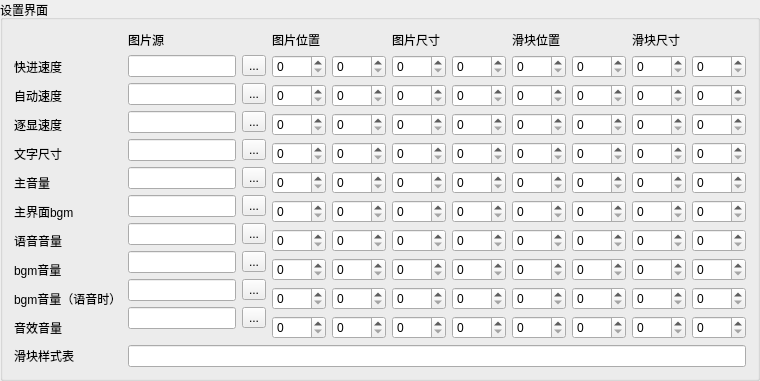
        <widget class="QGroupBox" name="groupBox_5">
         <property name="title">
          <string>设置界面</string>
         </property>
         <layout class="QGridLayout" name="gridLayout_8">
          <item row="0" column="2">
           <widget class="QLabel" name="label_21">
            <property name="text">
             <string>图片源</string>
            </property>
           </widget>
          </item>
          <item row="0" column="3">
           <widget class="QLabel" name="label_22">
            <property name="text">
             <string>图片位置</string>
            </property>
           </widget>
          </item>
          <item row="0" column="4">
           <widget class="QLabel" name="label_23">
            <property name="text">
             <string>图片尺寸</string>
            </property>
           </widget>
          </item>
          <item row="0" column="5">
           <widget class="QLabel" name="label_24">
            <property name="text">
             <string>滑块位置</string>
            </property>
           </widget>
          </item>
          <item row="0" column="6">
           <widget class="QLabel" name="label_25">
            <property name="text">
             <string>滑块尺寸</string>
            </property>
           </widget>
          </item>
          <item row="1" column="0" colspan="2">
           <layout class="QVBoxLayout" name="verticalLayout_3">
            <item>
             <widget class="QLabel" name="label_17">
              <property name="text">
               <string>快进速度</string>
              </property>
             </widget>
            </item>
            <item>
             <widget class="QLabel" name="label_18">
              <property name="text">
               <string>自动速度</string>
              </property>
             </widget>
            </item>
            <item>
             <widget class="QLabel" name="label_12">
              <property name="text">
               <string>逐显速度</string>
              </property>
             </widget>
            </item>
            <item>
             <widget class="QLabel" name="label_13">
              <property name="text">
               <string>文字尺寸</string>
              </property>
             </widget>
            </item>
            <item>
             <widget class="QLabel" name="label_15">
              <property name="text">
               <string>主音量</string>
              </property>
             </widget>
            </item>
            <item>
             <widget class="QLabel" name="label_16">
              <property name="text">
               <string>主界面bgm</string>
              </property>
             </widget>
            </item>
            <item>
             <widget class="QLabel" name="label_19">
              <property name="text">
               <string>语音音量</string>
              </property>
             </widget>
            </item>
            <item>
             <widget class="QLabel" name="label_14">
              <property name="text">
               <string>bgm音量</string>
              </property>
             </widget>
            </item>
            <item>
             <widget class="QLabel" name="label_11">
              <property name="text">
               <string>bgm音量（语音时）</string>
              </property>
             </widget>
            </item>
            <item>
             <widget class="QLabel" name="label_10">
              <property name="text">
               <string>音效音量</string>
              </property>
             </widget>
            </item>
           </layout>
          </item>
          <item row="1" column="2">
           <layout class="QGridLayout" name="gridLayout_6">
            <item row="7" column="0">
             <widget class="QLineEdit" name="vocalvolumeLine"/>
            </item>
            <item row="0" column="1">
             <widget class="QToolButton" name="skipSpeedLineBtn">
              <property name="text">
               <string>...</string>
              </property>
             </widget>
            </item>
            <item row="10" column="1">
             <widget class="QToolButton" name="soundvolumeLineBtn">
              <property name="text">
               <string>...</string>
              </property>
             </widget>
            </item>
            <item row="8" column="1">
             <widget class="QToolButton" name="bgmvolumeLineBtn">
              <property name="text">
               <string>...</string>
              </property>
             </widget>
            </item>
            <item row="9" column="0">
             <widget class="QLineEdit" name="bgmwhenvocalvolumeLine"/>
            </item>
            <item row="4" column="0">
             <widget class="QLineEdit" name="mainvolumeLine"/>
            </item>
            <item row="8" column="0">
             <widget class="QLineEdit" name="bgmvolumeLine"/>
            </item>
            <item row="2" column="1">
             <widget class="QToolButton" name="textshowSpeedLineBtn">
              <property name="text">
               <string>...</string>
              </property>
             </widget>
            </item>
            <item row="9" column="1">
             <widget class="QToolButton" name="bgmwhenvocalvolumeLineBtn">
              <property name="text">
               <string>...</string>
              </property>
             </widget>
            </item>
            <item row="3" column="0">
             <widget class="QLineEdit" name="textsizeLine"/>
            </item>
            <item row="0" column="0">
             <widget class="QLineEdit" name="skipSpeedLine"/>
            </item>
            <item row="5" column="1">
             <widget class="QToolButton" name="mainbgmvolumeLineBtn">
              <property name="text">
               <string>...</string>
              </property>
             </widget>
            </item>
            <item row="10" column="0">
             <widget class="QLineEdit" name="soundvolumeLine"/>
            </item>
            <item row="5" column="0">
             <widget class="QLineEdit" name="mainbgmvolumeLine"/>
            </item>
            <item row="2" column="0">
             <widget class="QLineEdit" name="textshowSpeedLine"/>
            </item>
            <item row="4" column="1">
             <widget class="QToolButton" name="mainvolumeLineBtn">
              <property name="text">
               <string>...</string>
              </property>
             </widget>
            </item>
            <item row="1" column="0">
             <widget class="QLineEdit" name="autoSpeedLine"/>
            </item>
            <item row="3" column="1">
             <widget class="QToolButton" name="textsizeLineBtn">
              <property name="text">
               <string>...</string>
              </property>
             </widget>
            </item>
            <item row="1" column="1">
             <widget class="QToolButton" name="autoSpeedLineBtn">
              <property name="text">
               <string>...</string>
              </property>
             </widget>
            </item>
            <item row="7" column="1">
             <widget class="QToolButton" name="vocalvolumeLineBtn">
              <property name="text">
               <string>...</string>
              </property>
             </widget>
            </item>
           </layout>
          </item>
          <item row="1" column="3">
           <layout class="QGridLayout" name="gridLayout_14">
            <item row="3" column="2">
             <widget class="QSpinBox" name="textsizePicY">
              <property name="maximum">
               <number>1999</number>
              </property>
             </widget>
            </item>
            <item row="8" column="1">
             <widget class="QSpinBox" name="bgmwhenvocalvolumePicX">
              <property name="maximum">
               <number>1999</number>
              </property>
             </widget>
            </item>
            <item row="5" column="2">
             <widget class="QSpinBox" name="mainbgmvolumePicY">
              <property name="maximum">
               <number>1999</number>
              </property>
             </widget>
            </item>
            <item row="1" column="1">
             <widget class="QSpinBox" name="autoSpeedPicX">
              <property name="maximum">
               <number>1999</number>
              </property>
             </widget>
            </item>
            <item row="1" column="2">
             <widget class="QSpinBox" name="autoSpeedPicY">
              <property name="maximum">
               <number>1999</number>
              </property>
             </widget>
            </item>
            <item row="2" column="2">
             <widget class="QSpinBox" name="textshowSpeedPicY">
              <property name="maximum">
               <number>1999</number>
              </property>
             </widget>
            </item>
            <item row="0" column="1">
             <widget class="QSpinBox" name="skipSpeedPicX">
              <property name="maximum">
               <number>1999</number>
              </property>
             </widget>
            </item>
            <item row="2" column="1">
             <widget class="QSpinBox" name="textshowSpeedPicX">
              <property name="maximum">
               <number>1999</number>
              </property>
             </widget>
            </item>
            <item row="4" column="2">
             <widget class="QSpinBox" name="mainvolumePicY">
              <property name="maximum">
               <number>1999</number>
              </property>
             </widget>
            </item>
            <item row="6" column="2">
             <widget class="QSpinBox" name="vocalvolumePicY">
              <property name="maximum">
               <number>1999</number>
              </property>
             </widget>
            </item>
            <item row="5" column="1">
             <widget class="QSpinBox" name="mainbgmvolumePicX">
              <property name="maximum">
               <number>1999</number>
              </property>
             </widget>
            </item>
            <item row="6" column="1">
             <widget class="QSpinBox" name="vocalvolumePicX">
              <property name="maximum">
               <number>1999</number>
              </property>
             </widget>
            </item>
            <item row="4" column="1">
             <widget class="QSpinBox" name="mainvolumePicX">
              <property name="maximum">
               <number>1999</number>
              </property>
             </widget>
            </item>
            <item row="7" column="1">
             <widget class="QSpinBox" name="bgmvolumePicX">
              <property name="maximum">
               <number>1999</number>
              </property>
             </widget>
            </item>
            <item row="9" column="1">
             <widget class="QSpinBox" name="soundvolumePicX">
              <property name="maximum">
               <number>1999</number>
              </property>
             </widget>
            </item>
            <item row="9" column="2">
             <widget class="QSpinBox" name="soundvolumePicY">
              <property name="maximum">
               <number>1999</number>
              </property>
             </widget>
            </item>
            <item row="7" column="2">
             <widget class="QSpinBox" name="bgmvolumePicY">
              <property name="maximum">
               <number>1999</number>
              </property>
             </widget>
            </item>
            <item row="8" column="2">
             <widget class="QSpinBox" name="bgmwhenvocalvolumePicY">
              <property name="maximum">
               <number>1999</number>
              </property>
             </widget>
            </item>
            <item row="0" column="2">
             <widget class="QSpinBox" name="skipSpeedPicY">
              <property name="maximum">
               <number>1999</number>
              </property>
             </widget>
            </item>
            <item row="3" column="1">
             <widget class="QSpinBox" name="textsizePicX">
              <property name="maximum">
               <number>1999</number>
              </property>
             </widget>
            </item>
           </layout>
          </item>
          <item row="1" column="4">
           <layout class="QGridLayout" name="gridLayout_21">
            <item row="0" column="2">
             <widget class="QSpinBox" name="skipSpeedPicH">
              <property name="maximum">
               <number>1999</number>
              </property>
             </widget>
            </item>
            <item row="3" column="1">
             <widget class="QSpinBox" name="textsizePicW">
              <property name="maximum">
               <number>1999</number>
              </property>
             </widget>
            </item>
            <item row="1" column="1">
             <widget class="QSpinBox" name="autoSpeedPicW">
              <property name="maximum">
               <number>1999</number>
              </property>
             </widget>
            </item>
            <item row="7" column="1">
             <widget class="QSpinBox" name="bgmvolumePicW">
              <property name="maximum">
               <number>1999</number>
              </property>
             </widget>
            </item>
            <item row="5" column="1">
             <widget class="QSpinBox" name="mainbgmvolumePicW">
              <property name="maximum">
               <number>1999</number>
              </property>
             </widget>
            </item>
            <item row="1" column="2">
             <widget class="QSpinBox" name="autoSpeedPicH">
              <property name="maximum">
               <number>1999</number>
              </property>
             </widget>
            </item>
            <item row="0" column="1">
             <widget class="QSpinBox" name="skipSpeedPicW">
              <property name="maximum">
               <number>1999</number>
              </property>
             </widget>
            </item>
            <item row="6" column="1">
             <widget class="QSpinBox" name="vocalvolumePicW">
              <property name="maximum">
               <number>1999</number>
              </property>
             </widget>
            </item>
            <item row="8" column="1">
             <widget class="QSpinBox" name="bgmwhenvocalvolumePicW">
              <property name="maximum">
               <number>1999</number>
              </property>
             </widget>
            </item>
            <item row="2" column="2">
             <widget class="QSpinBox" name="textshowSpeedPicH">
              <property name="maximum">
               <number>1999</number>
              </property>
             </widget>
            </item>
            <item row="8" column="2">
             <widget class="QSpinBox" name="bgmwhenvocalvolumePicH">
              <property name="maximum">
               <number>1999</number>
              </property>
             </widget>
            </item>
            <item row="9" column="1">
             <widget class="QSpinBox" name="soundvolumePicW">
              <property name="maximum">
               <number>1999</number>
              </property>
             </widget>
            </item>
            <item row="9" column="2">
             <widget class="QSpinBox" name="soundvolumePicH">
              <property name="maximum">
               <number>1999</number>
              </property>
             </widget>
            </item>
            <item row="7" column="2">
             <widget class="QSpinBox" name="bgmvolumePicH">
              <property name="maximum">
               <number>1999</number>
              </property>
             </widget>
            </item>
            <item row="4" column="2">
             <widget class="QSpinBox" name="mainvolumePicH">
              <property name="maximum">
               <number>1999</number>
              </property>
             </widget>
            </item>
            <item row="5" column="2">
             <widget class="QSpinBox" name="mainbgmvolumePicH">
              <property name="maximum">
               <number>1999</number>
              </property>
             </widget>
            </item>
            <item row="6" column="2">
             <widget class="QSpinBox" name="vocalvolumePicH">
              <property name="maximum">
               <number>1999</number>
              </property>
             </widget>
            </item>
            <item row="4" column="1">
             <widget class="QSpinBox" name="mainvolumePicW">
              <property name="maximum">
               <number>1999</number>
              </property>
             </widget>
            </item>
            <item row="2" column="1">
             <widget class="QSpinBox" name="textshowSpeedPicW">
              <property name="maximum">
               <number>1999</number>
              </property>
             </widget>
            </item>
            <item row="3" column="2">
             <widget class="QSpinBox" name="textsizePicH">
              <property name="maximum">
               <number>1999</number>
              </property>
             </widget>
            </item>
           </layout>
          </item>
          <item row="1" column="5">
           <layout class="QGridLayout" name="gridLayout_22">
            <item row="1" column="2">
             <widget class="QSpinBox" name="autoSpeedSliderY">
              <property name="maximum">
               <number>1999</number>
              </property>
             </widget>
            </item>
            <item row="2" column="2">
             <widget class="QSpinBox" name="textshowSpeedSliderY">
              <property name="maximum">
               <number>1999</number>
              </property>
             </widget>
            </item>
            <item row="3" column="1">
             <widget class="QSpinBox" name="textsizeSliderX">
              <property name="maximum">
               <number>1999</number>
              </property>
             </widget>
            </item>
            <item row="0" column="2">
             <widget class="QSpinBox" name="skipSpeedSliderY">
              <property name="maximum">
               <number>1999</number>
              </property>
             </widget>
            </item>
            <item row="6" column="1">
             <widget class="QSpinBox" name="vocalvolumeSliderX">
              <property name="maximum">
               <number>1999</number>
              </property>
             </widget>
            </item>
            <item row="3" column="2">
             <widget class="QSpinBox" name="textsizeSliderY">
              <property name="maximum">
               <number>1999</number>
              </property>
             </widget>
            </item>
            <item row="7" column="2">
             <widget class="QSpinBox" name="bgmvolumeSliderY">
              <property name="maximum">
               <number>1999</number>
              </property>
             </widget>
            </item>
            <item row="9" column="1">
             <widget class="QSpinBox" name="soundvolumeSliderX">
              <property name="maximum">
               <number>1999</number>
              </property>
             </widget>
            </item>
            <item row="5" column="2">
             <widget class="QSpinBox" name="mainbgmvolumeSliderY">
              <property name="maximum">
               <number>1999</number>
              </property>
             </widget>
            </item>
            <item row="7" column="1">
             <widget class="QSpinBox" name="bgmvolumeSliderX">
              <property name="maximum">
               <number>1999</number>
              </property>
             </widget>
            </item>
            <item row="9" column="2">
             <widget class="QSpinBox" name="soundvolumeSliderY">
              <property name="maximum">
               <number>1999</number>
              </property>
             </widget>
            </item>
            <item row="6" column="2">
             <widget class="QSpinBox" name="vocalvolumeSliderY">
              <property name="maximum">
               <number>1999</number>
              </property>
             </widget>
            </item>
            <item row="2" column="1">
             <widget class="QSpinBox" name="textshowSpeedSliderX">
              <property name="maximum">
               <number>1999</number>
              </property>
             </widget>
            </item>
            <item row="4" column="1">
             <widget class="QSpinBox" name="mainvolumeSliderX">
              <property name="maximum">
               <number>1999</number>
              </property>
             </widget>
            </item>
            <item row="1" column="1">
             <widget class="QSpinBox" name="autoSpeedSliderX">
              <property name="maximum">
               <number>1999</number>
              </property>
             </widget>
            </item>
            <item row="0" column="1">
             <widget class="QSpinBox" name="skipSpeedSliderX">
              <property name="maximum">
               <number>1999</number>
              </property>
             </widget>
            </item>
            <item row="8" column="1">
             <widget class="QSpinBox" name="bgmwhenvocalvolumeSliderX">
              <property name="maximum">
               <number>1999</number>
              </property>
             </widget>
            </item>
            <item row="4" column="2">
             <widget class="QSpinBox" name="mainvolumeSliderY">
              <property name="maximum">
               <number>1999</number>
              </property>
             </widget>
            </item>
            <item row="8" column="2">
             <widget class="QSpinBox" name="bgmwhenvocalvolumeSliderY">
              <property name="maximum">
               <number>1999</number>
              </property>
             </widget>
            </item>
            <item row="5" column="1">
             <widget class="QSpinBox" name="mainbgmvolumeSliderX">
              <property name="maximum">
               <number>1999</number>
              </property>
             </widget>
            </item>
           </layout>
          </item>
          <item row="1" column="6">
           <layout class="QGridLayout" name="gridLayout_10">
            <item row="1" column="2">
             <widget class="QSpinBox" name="autoSpeedSliderH">
              <property name="maximum">
               <number>1999</number>
              </property>
             </widget>
            </item>
            <item row="2" column="2">
             <widget class="QSpinBox" name="textshowSpeedSliderH">
              <property name="maximum">
               <number>1999</number>
              </property>
             </widget>
            </item>
            <item row="3" column="1">
             <widget class="QSpinBox" name="textsizeSliderW">
              <property name="maximum">
               <number>1999</number>
              </property>
             </widget>
            </item>
            <item row="0" column="2">
             <widget class="QSpinBox" name="skipSpeedSliderH">
              <property name="maximum">
               <number>1999</number>
              </property>
             </widget>
            </item>
            <item row="6" column="1">
             <widget class="QSpinBox" name="vocalvolumeSliderW">
              <property name="maximum">
               <number>1999</number>
              </property>
             </widget>
            </item>
            <item row="3" column="2">
             <widget class="QSpinBox" name="textsizeSliderH">
              <property name="maximum">
               <number>1999</number>
              </property>
             </widget>
            </item>
            <item row="7" column="2">
             <widget class="QSpinBox" name="bgmvolumeSliderH">
              <property name="maximum">
               <number>1999</number>
              </property>
             </widget>
            </item>
            <item row="9" column="1">
             <widget class="QSpinBox" name="soundvolumeSliderW">
              <property name="maximum">
               <number>1999</number>
              </property>
             </widget>
            </item>
            <item row="5" column="2">
             <widget class="QSpinBox" name="mainbgmvolumeSliderH">
              <property name="maximum">
               <number>1999</number>
              </property>
             </widget>
            </item>
            <item row="7" column="1">
             <widget class="QSpinBox" name="bgmvolumeSliderW">
              <property name="maximum">
               <number>1999</number>
              </property>
             </widget>
            </item>
            <item row="9" column="2">
             <widget class="QSpinBox" name="soundvolumeSliderH">
              <property name="maximum">
               <number>1999</number>
              </property>
             </widget>
            </item>
            <item row="6" column="2">
             <widget class="QSpinBox" name="vocalvolumeSliderH">
              <property name="maximum">
               <number>1999</number>
              </property>
             </widget>
            </item>
            <item row="2" column="1">
             <widget class="QSpinBox" name="textshowSpeedSliderW">
              <property name="maximum">
               <number>1999</number>
              </property>
             </widget>
            </item>
            <item row="4" column="1">
             <widget class="QSpinBox" name="mainvolumeSliderW">
              <property name="maximum">
               <number>1999</number>
              </property>
             </widget>
            </item>
            <item row="1" column="1">
             <widget class="QSpinBox" name="autoSpeedSliderW">
              <property name="maximum">
               <number>1999</number>
              </property>
             </widget>
            </item>
            <item row="0" column="1">
             <widget class="QSpinBox" name="skipSpeedSliderW">
              <property name="maximum">
               <number>1999</number>
              </property>
             </widget>
            </item>
            <item row="8" column="1">
             <widget class="QSpinBox" name="bgmwhenvocalvolumeSliderW">
              <property name="maximum">
               <number>1999</number>
              </property>
             </widget>
            </item>
            <item row="4" column="2">
             <widget class="QSpinBox" name="mainvolumeSliderH">
              <property name="maximum">
               <number>1999</number>
              </property>
             </widget>
            </item>
            <item row="8" column="2">
             <widget class="QSpinBox" name="bgmwhenvocalvolumeSliderH">
              <property name="maximum">
               <number>1999</number>
              </property>
             </widget>
            </item>
            <item row="5" column="1">
             <widget class="QSpinBox" name="mainbgmvolumeSliderW">
              <property name="maximum">
               <number>1999</number>
              </property>
             </widget>
            </item>
           </layout>
          </item>
          <item row="2" column="0">
           <widget class="QLabel" name="label_20">
            <property name="text">
             <string>滑块样式表</string>
            </property>
           </widget>
          </item>
          <item row="2" column="2" colspan="5">
           <widget class="QLineEdit" name="sliderStyleSheetLine"/>
          </item>
         </layout>
        </widget>
